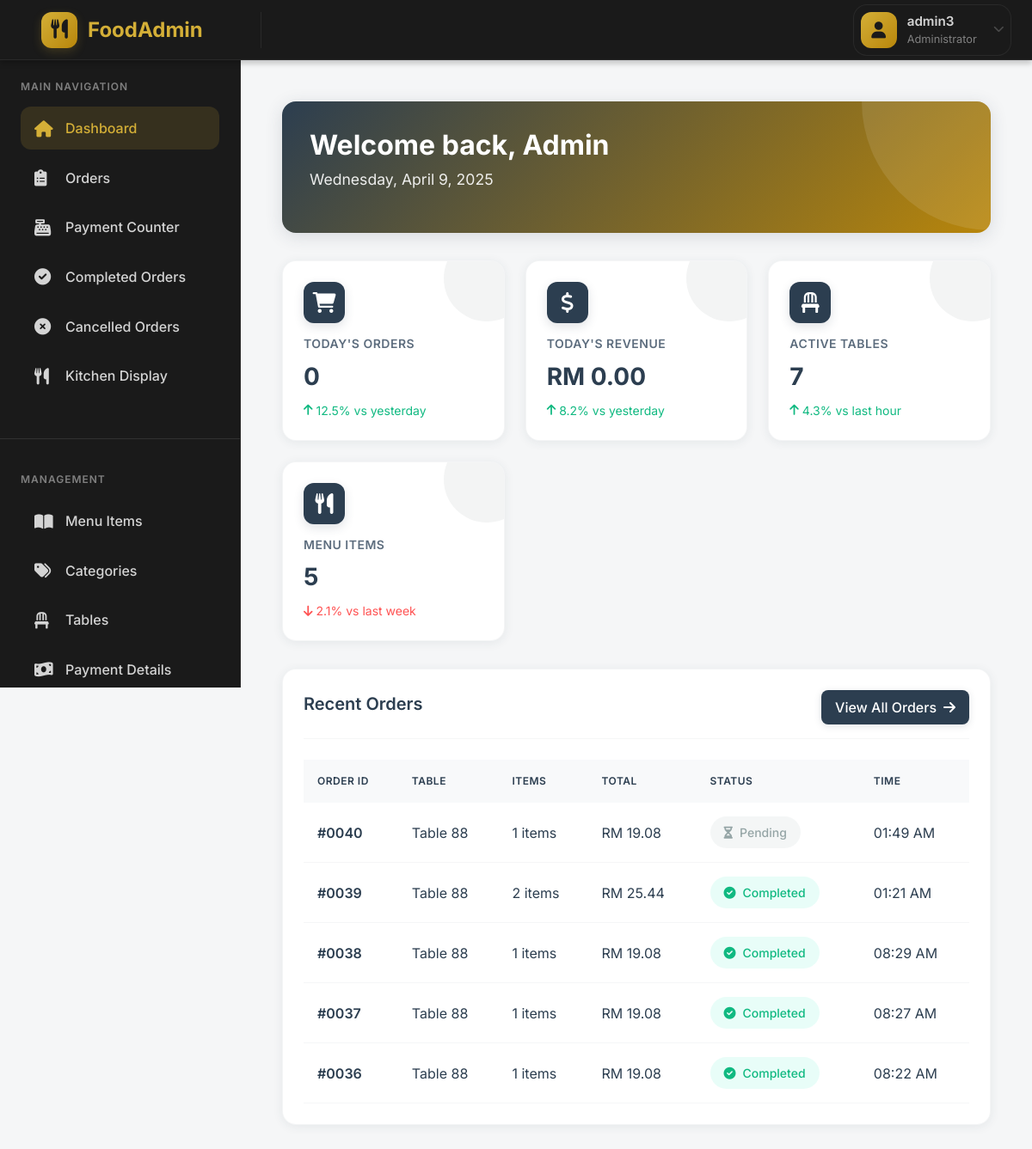
Page /admin/dashboard.php (signed in) on the earlier database version.
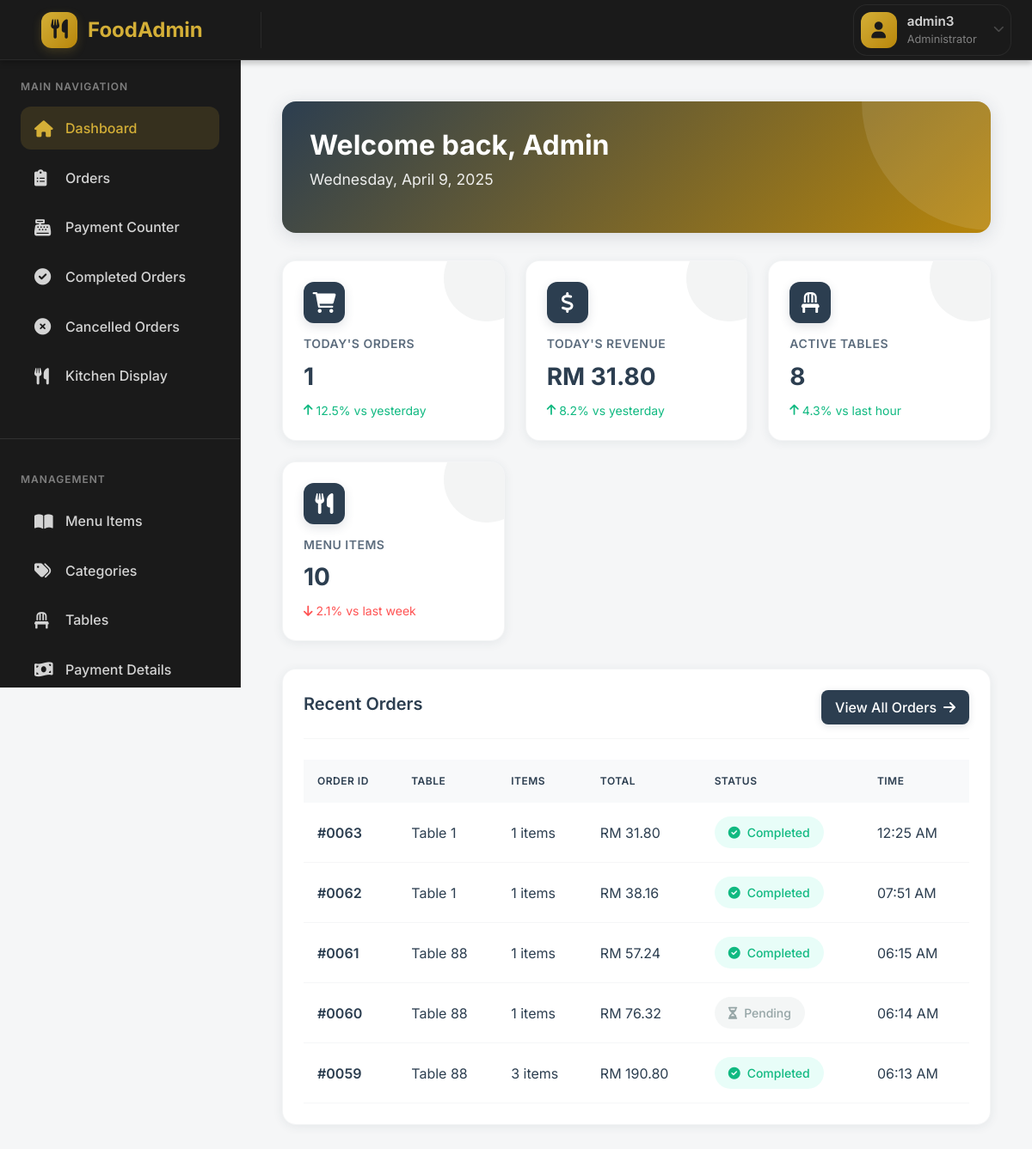
Same page on the later database version.
### tables this page shows
CREATE TABLE `orders` (
  `id` int(11) NOT NULL,
  `table_id` int(11) DEFAULT NULL,
  `status` enum('pending','processing','completed','cancelled') DEFAULT 'pending',
  `total_amount` decimal(10,2) DEFAULT 0.00,
  `created_at` timestamp NULL DEFAULT current_timestamp()
);

CREATE TABLE `tables` (
  `id` int(11) NOT NULL,
  `table_number` int(11) NOT NULL,
  `status` enum('active','inactive') DEFAULT 'active',
  `created_at` timestamp NULL DEFAULT current_timestamp()
);

### classes/Dashboard.php (called while the page is built, shortened)
<?php
class Dashboard {
    private $db;
    public function __construct($db) {
        $this->db = $db;
    }
    public function getDashboardData() {
        try {
            $statsQuery = "SELECT
                (SELECT COUNT(*) FROM orders WHERE DATE(created_at) = CURDATE()) as total_orders,
                (SELECT COUNT(*) FROM orders WHERE status = 'completed' AND DATE(created_at) = CURDATE()) as completed_orders,
                (SELECT COUNT(*) FROM orders WHERE status = 'processing' AND DATE(created_at) = CURDATE()) as processing_orders,
                (SELECT COUNT(*) FROM orders WHERE status = 'pending' AND DATE(created_at) = CURDATE()) as pending_orders,
                (SELECT COALESCE(SUM(total_amount), 0) FROM orders WHERE DATE(created_at) = CURDATE()) as total_revenue,
                (SELECT COUNT(*) FROM tables WHERE status = 'active') as active_tables,
                (SELECT COUNT(*) FROM menu_items WHERE status = 'available') as total_items";
            $stmt = $this->db->prepare($statsQuery);
            $stmt->execute();
            $stats = $stmt->fetch(PDO::FETCH_ASSOC);
            $ordersQuery = "SELECT
                o.id,
                o.total_amount,
                o.status,
                o.created_at,
                t.table_number as table_name,
                COUNT(oi.id) as item_count
                FROM orders o
                LEFT JOIN tables t ON o.table_id = t.id
                LEFT JOIN order_items oi ON o.id = oi.order_id
                GROUP BY o.id, o.total_amount, o.status, o.created_at, t.table_number
                ORDER BY o.created_at DESC
                LIMIT 5";
            $stmt = $this->db->prepare($ordersQuery);
            $stmt->execute();
            $recentOrders = $stmt->fetchAll(PDO::FETCH_ASSOC);
            return [
                'stats' => $stats,
                'recentOrders' => $recentOrders
            ];
        } catch (PDOException $e) {
            throw new Exception("Error fetching dashboard data: " . $e->getMessage());
        }
    }
}

### admin/dashboard.php (the view, shortened to what the changed rows need)
<?php
require_once(__DIR__ . '/../classes/Dashboard.php');
$database = new Database();
$db = $database->getConnection();
$dashboard = new Dashboard($db);
$username = $_SESSION['username'] ?? 'Admin';
try {
    $dashboardData = $dashboard->getDashboardData();
    $stats = $dashboardData['stats'];
    $recentOrders = $dashboardData['recentOrders'];
} catch (Exception $e) {
    $error = $e->getMessage();
}
$extra_css = '
<link href="https://cdnjs.cloudflare.com/ajax/libs/font-awesome/6.0.0/css/all.min.css" rel="stylesheet">
<style>
:root {
    --primary: #2C3E50;
    --primary-dark: #1A252F;
    --primary-light: #34495E;
    --success: #10B981;
    --warning: #95A5A6;
    --danger: #FF5252;
    --info: #10B981;
    --surface: #FFFFFF;
    --surface-hover: #F8F9FA;
    --on-surface: #2C3E50;
    --on-surface-medium: #5D6D7E;
    --on-surface-light: #95A5A6;
    --background: #F5F6F7;
}
body {
    font-family: "Inter", sans-serif;
    background: var(--background);
}
.dashboard-wrapper {
    padding: 1.5rem;
}
.welcome-section {
    background: linear-gradient(135deg, var(--primary), var(--primary-dark));
    box-shadow: 0 4px 20px rgba(44, 62, 80, 0.15);
    border-radius: 1rem;
    padding: 2rem;
    margin-bottom: 2rem;
    position: relative;
    overflow: hidden;
    color: white;
}
.welcome-section::before {
    content: "";
    position: absolute;
    top: 0;
    right: 0;
    width: 300px;
    height: 300px;
    transform: translate(50%, -50%);
    z-index: 1;
}
.welcome-content {
    position: relative;
    z-index: 2;
}
.welcome-title {
    font-size: 2rem;
    font-weight: 700;
    margin-bottom: 0.5rem;
}
.welcome-subtitle {
    font-size: 1.1rem;
    opacity: 0.9;
}
.quick-stats {
    display: grid;
    grid-template-columns: repeat(auto-fit, minmax(240px, 1fr));
    gap: 1.5rem;
    margin-bottom: 2rem;
}
.stat-card {
    background: var(--surface);
    box-shadow: 0 2px 12px rgba(44, 62, 80, 0.08);
    border: 1px solid rgba(44, 62, 80, 0.05);
    border-radius: 1rem;
    padding: 1.5rem;
    transition: all 0.3s ease;
    position: relative;
    overflow: hidden;
}
.stat-card:hover {
    transform: translateY(-5px);
    box-shadow: 0 4px 25px rgba(0,0,0,0.1);
}
.stat-card::after {
    content: "";
    position: absolute;
    top: 0;
    right: 0;
    width: 100px;
    height: 100px;
    background: currentColor;
    opacity: 0.05;
    border-radius: 50%;
    transform: translate(30%, -30%);
}
.stat-icon {
    width: 48px;
    height: 48px;
    border-radius: 12px;
    display: flex;
    align-items: center;
    justify-content: center;
    font-size: 1.5rem;
    margin-bottom: 1rem;
    background: var(--primary);
    color: white;
    transition: all 0.3s ease;
    box-shadow: 0 4px 12px rgba(44, 62, 80, 0.15);
}
.stat-card:hover .stat-icon {
    transform: scale(1.1) rotate(10deg);
}
.stat-title {
    font-size: 0.875rem;
    font-weight: 600;
    color: var(--on-surface-medium);
    text-transform: uppercase;
    letter-spacing: 0.5px;
    margin-bottom: 0.5rem;
}
.stat-value {
    font-size: 1.75rem;
    font-weight: 700;
    color: var(--on-surface);
    margin-bottom: 0.5rem;
}
.stat-change {
    font-size: 0.875rem;
    display: flex;
    align-items: center;
    gap: 0.25rem;
}
.stat-change.positive {
    color: var(--success);
}
.stat-change.negative {
    color: var(--danger);
}
.recent-orders-section {
    background: var(--surface);
    box-shadow: 0 2px 12px rgba(44, 62, 80, 0.08);
    border: 1px solid rgba(44, 62, 80, 0.05);
    border-radius: 1rem;
    padding: 1.5rem;
}
.section-header {
    display: flex;
    justify-content: space-between;
    align-items: center;
    margin-bottom: 1.5rem;
    padding-bottom: 1rem;
    border-bottom: 1px solid var(--background);
}
.section-title {
    font-size: 1.25rem;
    font-weight: 600;
    color: var(--on-surface);
}
.view-all-btn {
    padding: 0.5rem 1rem;
    border-radius: 0.5rem;
    background: var(--primary);
    color: white;
    text-decoration: none;
    font-weight: 500;
    transition: all 0.3s ease;
    display: inline-flex;
    align-items: center;
    gap: 0.5rem;
    box-shadow: 0 2px 8px rgba(44, 62, 80, 0.15);
}
.view-all-btn:hover {
    background: var(--primary-dark);
    transform: translateX(5px);
}
.orders-table {
    width: 100%;
    border-collapse: separate;
    border-spacing: 0;
}
.orders-table th {
    padding: 1rem;
    font-weight: 600;
    color: var(--on-surface);
    text-transform: uppercase;
    font-size: 0.75rem;
    letter-spacing: 0.5px;
    background: var(--surface-hover);
}
.orders-table td {
    padding: 1rem;
    color: var(--on-surface);
    border-bottom: 1px solid var(--background);
}
.orders-table tbody tr {
    transition: all 0.3s ease;
}
.orders-table tbody tr:hover {
    background: var(--surface-hover);
    transform: scale(1.01);
}
.order-id {
    font-weight: 600;
    color: var(--primary);
}
.status-badge {
    padding: 0.5rem 1rem;
    border-radius: 2rem;
    font-size: 0.875rem;
    font-weight: 500;
    display: inline-flex;
    align-items: center;
    gap: 0.5rem;
}
.status-badge.completed {
    background: rgba(29, 233, 182, 0.1);
    color: var(--success);
}
.status-badge.processing {
    background: rgba(29, 233, 182, 0.1);
    color: var(--info);
}
.status-badge.pending {
    background: rgba(149, 165, 166, 0.1);
    color: var(--warning);
}
@media (max-width: 768px) {
    .dashboard-wrapper {
        padding: 1rem;
    }
    .welcome-section {
        padding: 1.5rem;
    }
    .welcome-title {
        font-size: 1.5rem;
    }
    .stat-card {
        padding: 1.25rem;
    }
    .orders-table {
        display: block;
        overflow-x: auto;
        -webkit-overflow-scrolling: touch;
    }
    .status-badge {
        padding: 0.35rem 0.75rem;
        font-size: 0.75rem;
    }
}
@media (max-width: 480px) {
    .section-header {
        flex-direction: column;
        gap: 1rem;
        align-items: flex-start;
    }
    .view-all-btn {
        width: 100%;
        justify-content: center;
    }
}
</style>';
?>
<div class="dashboard-wrapper">
    <div class="welcome-section">
        <div class="welcome-content">
            <h1 class="welcome-title">Welcome back, <?php echo htmlspecialchars($username); ?></h1>
        </div>
    </div>
    <div class="quick-stats">
        <div class="stat-card">
            <div class="stat-icon">
                <i class="fas fa-shopping-cart"></i>
            </div>
            <h6 class="stat-title">Today's Orders</h6>
            <div class="stat-value"><?php echo $stats['total_orders'] ?? 0; ?></div>
            <div class="stat-change positive">
                <i class="fas fa-arrow-up"></i>
                <span>12.5% vs yesterday</span>
            </div>
        </div>
        <div class="stat-card">
            <div class="stat-icon">
                <i class="fas fa-dollar-sign"></i>
            </div>
            <h6 class="stat-title">Today's Revenue</h6>
            <div class="stat-value">RM <?php echo number_format($stats['total_revenue'] ?? 0, 2); ?></div>
            <div class="stat-change positive">
                <i class="fas fa-arrow-up"></i>
                <span>8.2% vs yesterday</span>
            </div>
        </div>
        <div class="stat-card">
            <div class="stat-icon">
                <i class="fas fa-chair"></i>
            </div>
            <h6 class="stat-title">Active Tables</h6>
            <div class="stat-value"><?php echo $stats['active_tables'] ?? 0; ?></div>
            <div class="stat-change positive">
                <i class="fas fa-arrow-up"></i>
                <span>4.3% vs last hour</span>
            </div>
        </div>
        <div class="stat-card">
            <div class="stat-icon">
                <i class="fas fa-utensils"></i>
            </div>
            <h6 class="stat-title">Menu Items</h6>
            <div class="stat-value"><?php echo $stats['total_items'] ?? 0; ?></div>
            <div class="stat-change negative">
                <i class="fas fa-arrow-down"></i>
                <span>2.1% vs last week</span>
            </div>
        </div>
    </div>
    <div class="recent-orders-section">
        <div class="table-responsive">
            <table class="orders-table">
                <thead>
                    <tr>
                        <th>Order ID</th>
                        <th>Table</th>
                        <th>Items</th>
                        <th>Total</th>
                        <th>Status</th>
                        <th>Time</th>
                    </tr>
                </thead>
                <tbody>
                    <?php foreach ($recentOrders as $order): ?>
                    <tr>
                        <td>
                            <span class="order-id">#<?php echo str_pad($order['id'], 4, '0', STR_PAD_LEFT); ?></span>
                        </td>
                        <td>Table <?php echo htmlspecialchars($order['table_name']); ?></td>
                        <td><?php echo $order['item_count']; ?> items</td>
                        <td>RM <?php echo number_format($order['total_amount'], 2); ?></td>
                        <td>
                            <span class="status-badge <?php echo $order['status']; ?>">
                                <i class="fas fa-<?php
                                    echo match($order['status']) {
                                        'completed' => 'check-circle',
                                        'processing' => 'clock',
                                        'pending' => 'hourglass',
                                        default => 'info-circle'
                                    };
                                ?>"></i>
                                <?php echo ucfirst($order['status']); ?>
                            </span>
                        </td>
                        <td><?php echo date('h:i A', strtotime($order['created_at'])); ?></td>
                    </tr>
                    <?php endforeach; ?>
                </tbody>
            </table>
        </div>
    </div>
</div>
<?php
include 'includes/layout.php';
?>

Differences in the rows shown:
no longer on this page (row edited): orders: id "0040", table.table_number "88", item_count "1", total_amount "19.08", status "Pending", created_at "01:49 AM"
no longer on this page (row unchanged): orders: id "0039", table.table_number "88", item_count "2", total_amount "25.44", status "Completed", created_at "01:21 AM"
no longer on this page (row unchanged): orders: id "0038", table.table_number "88", item_count "1", total_amount "19.08", status "Completed", created_at "08:29 AM"
no longer on this page (row unchanged): orders: id "0037", table.table_number "88", item_count "1", total_amount "19.08", status "Completed", created_at "08:27 AM"
no longer on this page (row unchanged): orders: id "0036", table.table_number "88", item_count "1", total_amount "19.08", status "Completed", created_at "08:22 AM"
added orders: id "0063", table.table_number "1", item_count "1", total_amount "31.80", status "Completed", created_at "12:25 AM"
added orders: id "0062", table.table_number "1", item_count "1", total_amount "38.16", status "Completed", created_at "07:51 AM"
added orders: id "0061", table.table_number "88", item_count "1", total_amount "57.24", status "Completed", created_at "06:15 AM"
added orders: id "0060", table.table_number "88", item_count "1", total_amount "76.32", status "Pending", created_at "06:14 AM"
added orders: id "0059", table.table_number "88", item_count "3", total_amount "190.80", status "Completed", created_at "06:13 AM"
Other differences:
$stats['total_orders']: "0" → "1"
$stats['total_revenue']: "0.00" → "31.80"
$stats['active_tables']: "7" → "8"
$stats['total_items']: "5" → "10"
